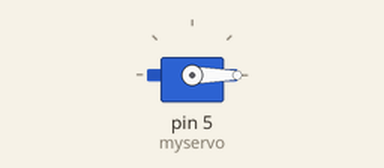
Recording of a sketch running on a simulated Arduino Uno, built with avr-gcc and run on an emulated ATmega328P. Shown: servo.

Above: at 0.05 s.
At 1.5 s:
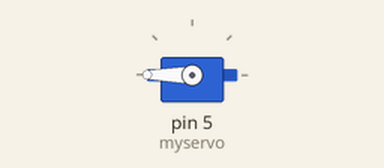
At 3.0 s:
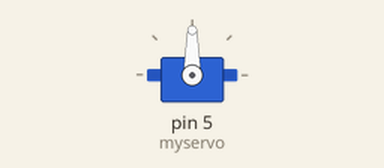
Timing chart, 0 to 6.9 s (numbered marks = the images above):
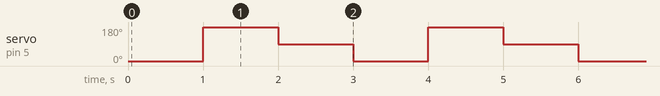

The sketch:

servo_control.ino
```cpp
/*
http://makers-with-myson.blog.so-net.ne.jp/2014-04-24
*/
#include <Servo.h>

Servo myservo;

void setup() {
  myservo.attach(5);
}

void loop() {
  myservo.write(0);
  delay(1000);
  myservo.write(180);
  delay(1000);
  myservo.write(90);
  delay(1000);
}
```

Measured:
- by itself, servo on pin 5 (myservo): repeats every 3.0 s: 90° 1.0 s, 0° 1.0 s, 180° 1.0 s
